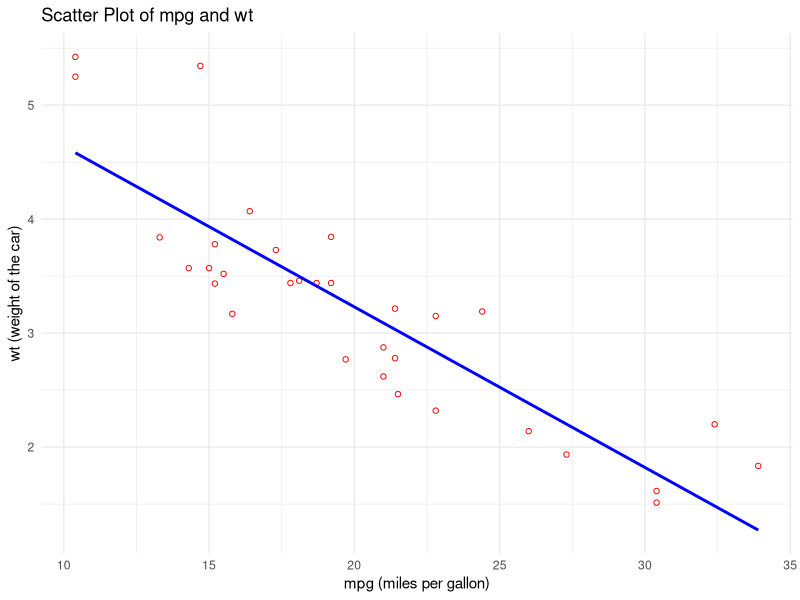

This figure's R source: (Note: this script raises an error after producing the figure.)
# Question 1: Exploring Relationships

data("mtcars")

df <- mtcars
View(df)
head(df)
str(df)
summary(df)

library(ggplot2)

ggplot(df, aes(x = mpg, y = wt)) +
  geom_point(color = "red", shape = 21) +
  geom_smooth(method = "lm", se = FALSE, color = "blue") +
  labs(title = "Scatter Plot of mpg and wt", 
       x = "mpg (miles per gallon)", 
       y = "wt (weight of the car)") +
  theme_minimal()

  
# looking at the scatter plot,I assume there is a negative linear relationship between the mpg and wt of a car. 
# The relationship appears to be strong.

# Question 2: Simple Linear Regression Model

model <- lm(mpg ~ wt, data = df)

print(model)
summary(model)

y = ((-5.344)*x)+37.285

# Question 3: Assessing Model Fit

R_squared_value = 0.7528

Adjusted_R_Squared <- 0.7446 

# Calculate the residuals and create a residual plot

residual <- resid(model)
print(residual)

plot(fitted(model), residual,
     pch = 21,
     col = "red",
     xlab = "Fitted Model",
     ylab = "Residual",
     main = "Residual Plot: Fitted vs Residuals")
abline(0, 0, col = "blue", lty = 2)



# Question 4: Multiple Linear Regression

model_new <- lm(mpg ~ hp+wt, data = df)

summary(model_new)

Multiple_R_Squared <- 0.8268

multiple_Adjusted_R_Squared <- 0.8148

cat("\n","Compairing R-Squared of the Multiple regression Model and Linear Regression Model","\n",
    "Linear Regression R-Squared:",R_squared_value,"\n","V/s","\n",
    "Multiple Regression Model R-Squared:",Multiple_R_Squared)
cat("\n","Adjusted R-Squared of the Multiple regression Model and Linear Regression Model","\n",
    "Linear Regression Adjusted-R-Squared:",Adjusted_R_Squared,"\n","V/s","\n",
    "Multiple Regression Model Adjusted-R-Squared:",multiple_Adjusted_R_Squared)

if(multiple_Adjusted_R_Squared > Adjusted_R_Squared)
{
  cat("Addig HP improved the model")
}else{
  cat("No Improvement")
}

# Question 5:

ggplot(data = data.frame(Residuals = resid(model_new), Fitted = fitted(model_new)),
       aes(x = Fitted, y = Residuals)) +
  geom_point(color = "red") +
  geom_hline(yintercept = 0, linetype = "dashed") +
  labs(title = "Residuals vs. Fitted Values (Multiple Model)", 
       x = "Fitted Values", y = "Residuals") +
  theme_light()

qqnorm(resid(model_new))
qqline(resid(model_new), col = "blue")

plot(model_new, which = 3)

